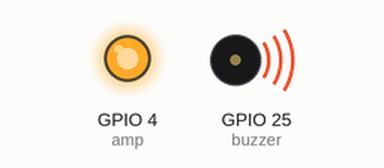
Bench run of a program on a simulated ESP32 board running MicroPython. Parts: output pins drawn as LEDs (lit = HIGH), buzzer (waves = sounding).

Above: at 0.1 s.
Timing chart, 0 to 1.6 s (numbered marks = the images above):
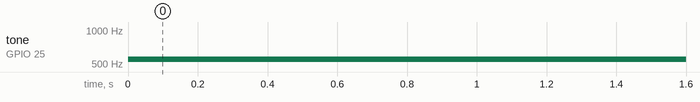

Measured:
- by itself, tone on GPIO 25 (buzzer): silent → 550 Hz at 0.00 s

The program:

example_pwm.py
```python
# TinyPICO Audio Shield DAC Example
# https://www.tinypico.com/add-ons

# Amplifier power can be toggled with with:
# TinyPICO = IO4
# TinyS2 = IO4

# Gain trim pot:
# clockwise = louder
# anti-clockwise = quieter

# machine.PWM docs:
# https://docs.micropython.org/en/latest/esp32/quickref.html#pwm-pulse-width-modulation

from machine import Pin, PWM
import time

amp = Pin(4, Pin.OUT, value=0)  # amp off (no sound)
amp.value(1)  # amp on (lots of sound)

buzzer = PWM(Pin(25), freq=550, duty=0)


# ---------------------------
# example 1: oscillating buzz

def example1(duty1, duty2, pause=50):
    try:
        amp.value(1)
        while True:
            buzzer.duty(duty1)
            time.sleep_ms(pause)
            buzzer.duty(duty2)
            time.sleep_ms(pause)
        amp.value(0)
    except KeyboardInterrupt:
        buzzer.duty(0)
        amp.value(0)

example1(30,100)
# ctrl+c to stop


# -------------------------
# example 2: a dripping tap

buzzer.freq(2) # two droplets per second
buzzer.duty(30)

buzzer.freq(4) # four droplets per second

buzzer.duty(0) # someone turned off the tap
```
